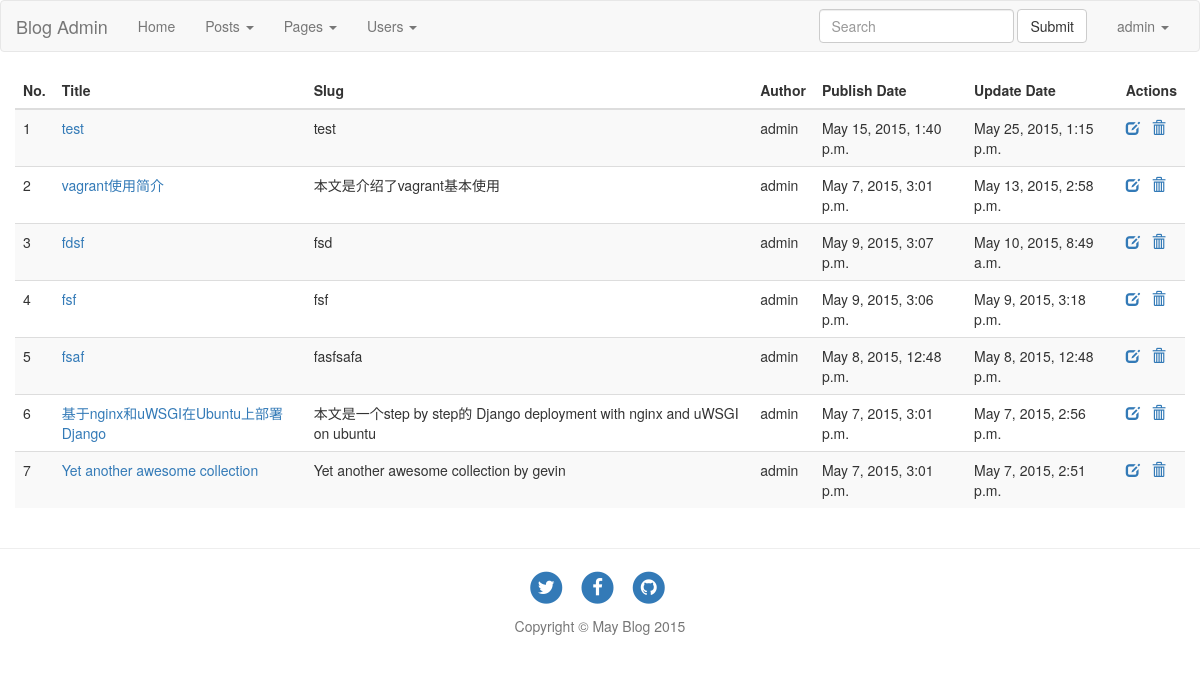
The app's page /admin/posts (signed in) with its own data.
### main/models.py (models this page shows, shortened)
class Post(models.Model):
    title = models.CharField(max_length=256, default='new blog')
    abstract = models.TextField(null=True, blank=True)
    raw = models.TextField()
    pub_time = models.DateTimeField(auto_now_add=True)
    update_time = models.DateTimeField(auto_now=True)
    content_html = models.TextField()
    author = models.ForeignKey(User)
    tags = models.ManyToManyField('Tag')
    catagory = models.ForeignKey('Catagory', null=True, blank=True)
    is_draft = models.BooleanField(default=False)

### main/views.py (the view)
# urls.py: url(r'^admin/posts$', views.AdminPosts.as_view(), name='admin_posts'),
class AdminPosts(View):
    template_name = 'blog_admin/posts.html'
    @method_decorator(login_required)
    def get(self, request, is_blog_page=False):
        data = {}
        draft = request.GET.get('draft')
        if draft and draft.lower()=='true':
            flag = True
        else:
            flag = False
        if is_blog_page:
            posts = models.Page.objects.all()
        else:
            posts = models.Post.objects.all()
        posts = posts.filter(is_draft=flag)
        posts = posts.order_by('-update_time')
        paginator = Paginator(posts, PER_PAGE_ADMIN)
        page = request.GET.get('page')
        try:
            posts = paginator.page(page)
        except PageNotAnInteger:
            posts = paginator.page(1)
        except EmptyPage:
            posts = paginator.page(paginator.num_pages)
        data['posts'] = posts
        data['is_blog_page'] = is_blog_page
        return render(request, self.template_name, data)

### templates/blog_admin/posts.html (shortened to what this page needs)
{% extends "admin_base.html" %}
{% block main %}
{% load bootstrap3 %}
<div class="row">
    <table class="table table-striped">
        <thead>
            <tr>
                <th>No.</th>
                <th>Title</th>
                <th>Slug</th>
                <th>Author</th>
                <th>Publish Date</th>
                <th>Update Date</th>
                <th>Actions</th>
            </tr>
    </thead>
    <tbody>
    {% if is_blog_page %}
        {% for post in posts %}
        <tr id="post-{{ post.id }}">
            <td>{{ forloop.counter }}</td>
            <td><a href="{% url 'main:page' post.id %}" target="_blank">{{ post.title }}</td>
            <td>{{ post.slug }}</td>
            <td>{{ post.author }}</td>
            <td>{{ post.pub_time }}</td>
            <td>{{ post.update_time }}</td>
            <td>
                <a href="{% url 'main:admin_edit_page' post.id %}"><span class="glyphicon glyphicon-edit" aria-hidden="true"></span> </a>
                &nbsp
                <a href="{% url 'main:admin_delete_page' post.id %}"  class="del-post"><span class="glyphicon glyphicon-trash" aria-hidden="true"></span> </a>
            </td>
        </tr>
        {% empty %}
        <tr><td colspan="7" style="text-align: left">No pages yet</td></tr>
        {% endfor %}
    {% else %}
        {% for post in posts %}
        <tr id="post-{{ post.id }}">
            <td>{{ forloop.counter }}</td>
            <td><a href="{% url 'main:post' post.id %}" target="_blank">{{ post.title }}</td>
            <td>{{ post.abstract }}</td>
            <td>{{ post.author }}</td>
            <td>{{ post.pub_time }}</td>
            <td>{{ post.update_time }}</td>
            <td>
                <a href="{% url 'main:admin_edit_post' post.id %}"><span class="glyphicon glyphicon-edit" aria-hidden="true"></span> </a>
                <a href="{% url 'main:admin_delete_post' post.id %}"  class="del-post"><span class="glyphicon glyphicon-trash" aria-hidden="true"></span> </a>
            </td>
        </tr>
        {% empty %}
        <tr><td colspan="7" style="text-align: left">No posts yet</td></tr>
        {% endfor %}
    {% endif %}
    </tbody>
    </table>
</div>
{% endblock %}

### templates/admin_base.html (shortened to what this page needs)
<!DOCTYPE html>
<html lang="en">
<head>
    {% load static %}
    <link href="{% static 'css/bootstrap.min.css' %} " rel="stylesheet">
    <link href="{% static 'css/font-awesome.min.css' %} " rel="stylesheet">
    {% load bootstrap3 %}
</head>
<body>
    <nav class="navbar navbar-default">
      <div class="container-fluid">
        <div class="navbar-header">
          <a class="navbar-brand" href="{% url 'main:index' %}">Blog Admin</a>
        </div>
        {% if request.user.is_authenticated %}
        <div class="collapse navbar-collapse" id="bs-example-navbar-collapse-1">
          <ul class="nav navbar-nav">
            <li class="_active"><a href="#">Home <span class="sr-only">(current)</span></a></li>
            <li class="dropdown">
              <a href="#" class="dropdown-toggle" data-toggle="dropdown" role="button" aria-expanded="false">Posts <span class="caret"></span></a>
            </li>
            <li class="dropdown">
              <a href="#" class="dropdown-toggle" data-toggle="dropdown" role="button" aria-expanded="false">Pages <span class="caret"></span></a>
            </li>
            <li class="dropdown">
              <a href="#" class="dropdown-toggle" data-toggle="dropdown" role="button" aria-expanded="false">Users <span class="caret"></span></a>
            </li>
          </ul>
          <ul class="nav navbar-nav navbar-right">
            <form class="navbar-form navbar-left" role="search">
                <div class="form-group">
                  <input type="text" class="form-control" placeholder="Search">
                </div>
                <button type="submit" class="btn btn-default">Submit</button>
            </form>
            <li class="dropdown">
              <a href="#" class="dropdown-toggle" data-toggle="dropdown" role="button" aria-expanded="false">{{ request.user.username }} <span class="caret"></span></a>
            </li>
          </ul>
        </div>
        {% else %}
        <div class="collapse navbar-collapse" id="bs-example-navbar-collapse-1">
          <ul class="nav navbar-nav navbar-right">
            <li><a href="{% url 'accounts:login' %}">login</a></li>
          </ul>
        </div>
        {% endif %}
      </div>
    </nav>
    <div class="container">
        {%block main %}{% endblock %}
    </div>
    <hr>
    <footer>
        <div class="container">
            <div class="row">
                <div class="col-lg-8 col-lg-offset-2 col-md-10 col-md-offset-1">
                    <ul class="list-inline text-center">
                        <li>
                            <a href="#">
                                <span class="fa-stack fa-lg">
                                    <i class="fa fa-circle fa-stack-2x"></i>
                                    <i class="fa fa-twitter fa-stack-1x fa-inverse"></i>
                                </span>
                            </a>
                        </li>
                        <li>
                            <a href="#">
                                <span class="fa-stack fa-lg">
                                    <i class="fa fa-circle fa-stack-2x"></i>
                                    <i class="fa fa-facebook fa-stack-1x fa-inverse"></i>
                                </span>
                            </a>
                        </li>
                        <li>
                            <a href="#">
                                <span class="fa-stack fa-lg">
                                    <i class="fa fa-circle fa-stack-2x"></i>
                                    <i class="fa fa-github fa-stack-1x fa-inverse"></i>
                                </span>
                            </a>
                        </li>
                    </ul>
                    <p class="copyright text-muted text-center">Copyright &copy; May Blog 2015</p>
                </div>
            </div>
        </div>
    </footer>
</body>
</html>

### records on screen
Post: title "test", abstract "test", author "admin", pub_time "May 15, 2015, 1:40 p.m.", update_time "May 25, 2015, 1:15 p.m."
Post: title "vagrant使用简介", abstract "本文是介绍了vagrant基本使用", author "admin", pub_time "May 7, 2015, 3:01 p.m.", update_time "May 13, 2015, 2:58 p.m."
Post: title "fdsf", abstract "fsd", author "admin", pub_time "May 9, 2015, 3:07 p.m.", update_time "May 10, 2015, 8:49 a.m."
Post: title "fsf", abstract "fsf", author "admin", pub_time "May 9, 2015, 3:06 p.m.", update_time "May 9, 2015, 3:18 p.m."
Post: title "fsaf", abstract "fasfsafa", author "admin", pub_time "May 8, 2015, 12:48 p.m.", update_time "May 8, 2015, 12:48 p.m."
Post: title "基于nginx和uWSGI在Ubuntu上部署Django", abstract "本文是一个step by step的 Django deployment with nginx and uWSGI on ubuntu", author "admin", pub_time "May 7, 2015, 3:01 p.m.", update_time "May 7, 2015, 2:56 p.m."
Post: title "Yet another awesome collection", abstract "Yet another awesome collection by gevin", author "admin", pub_time "May 7, 2015, 3:01 p.m.", update_time "May 7, 2015, 2:51 p.m."

### other values on screen
{{ request.user.username }} "admin"
